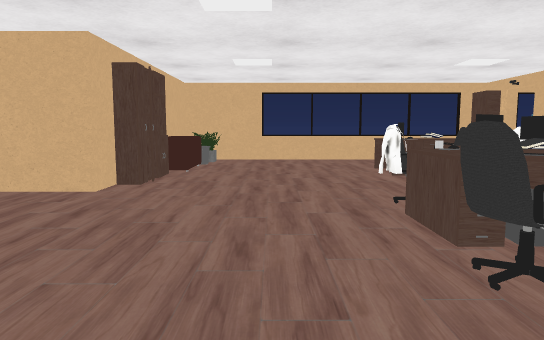
view 1 (above)

22 first-person views from a walk through a scene from a Unity 3-D project. The camera is 1.2 m above the floor, tilts 6° down and sees 70° across. The floor is counted in squares, 2 m on a side. Each view is taken from the middle of a square. On the plan, view 1 faces up. The plan holds only what a view shows up to about 11 squares ahead; the rest is blank. The player is left out. Some animated figures are not drawn. Door leaves are left out, so doorways stand open. Some surface patterns are stand-ins.

view 2
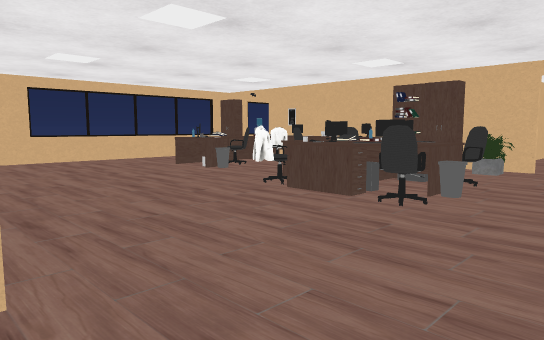

view 3
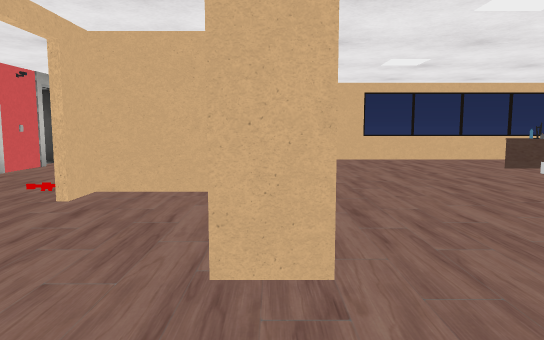

view 4
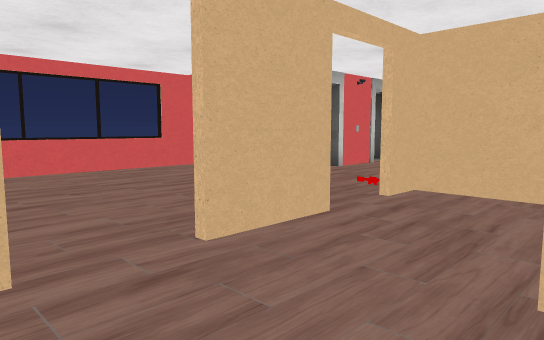

view 5
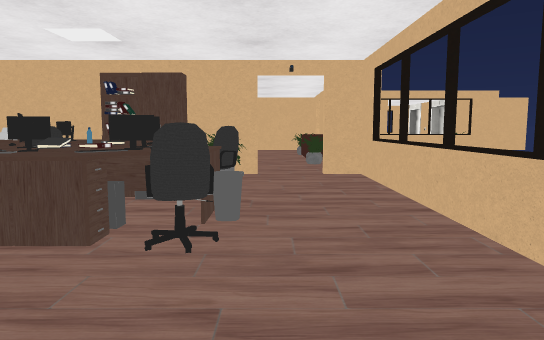

view 6
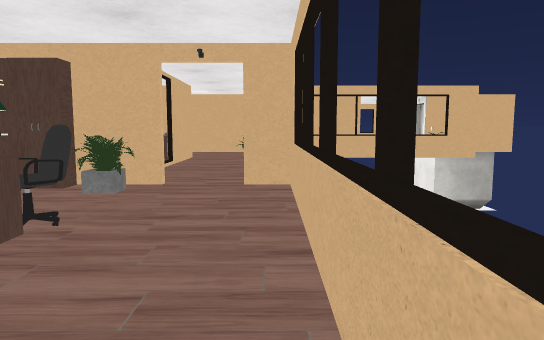

view 7
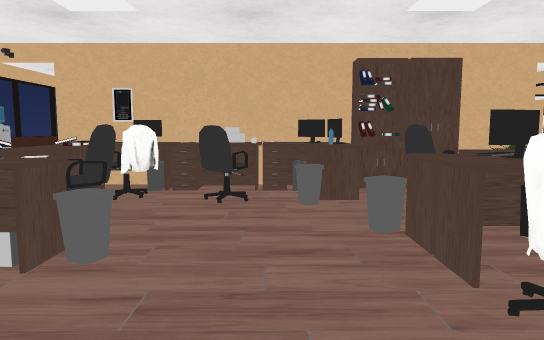

view 8
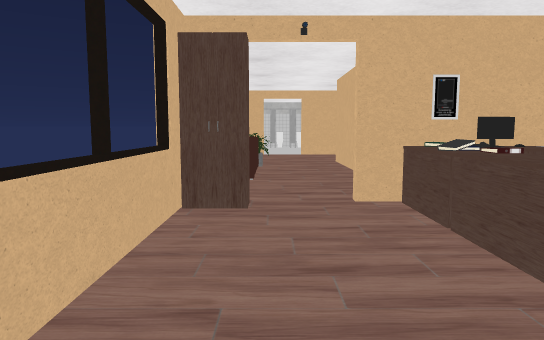

view 9
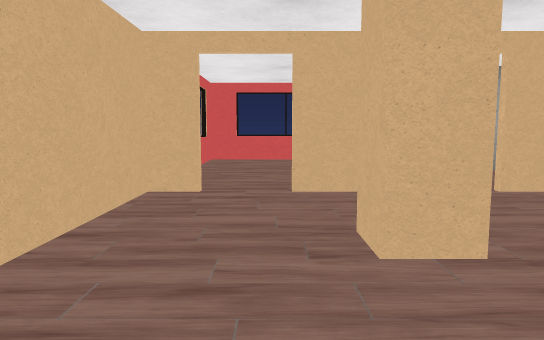

view 10
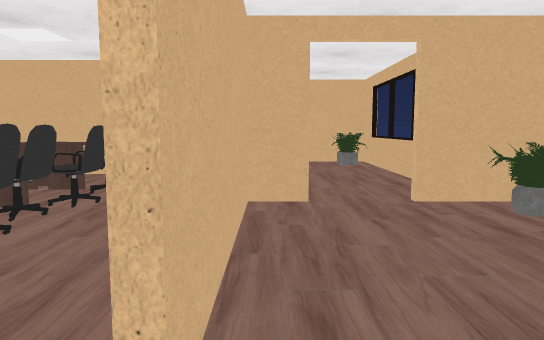

view 11
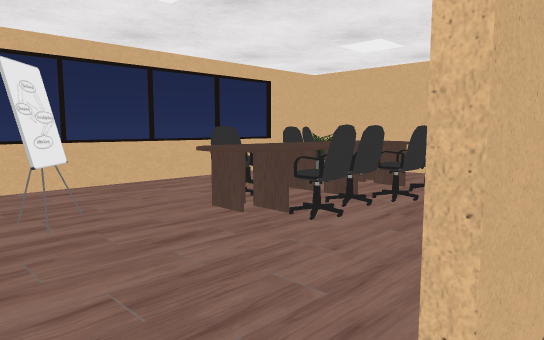

view 12
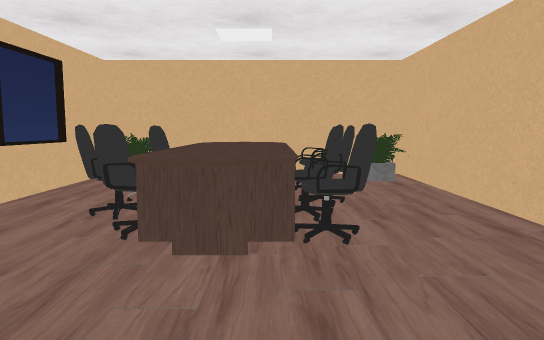

view 13
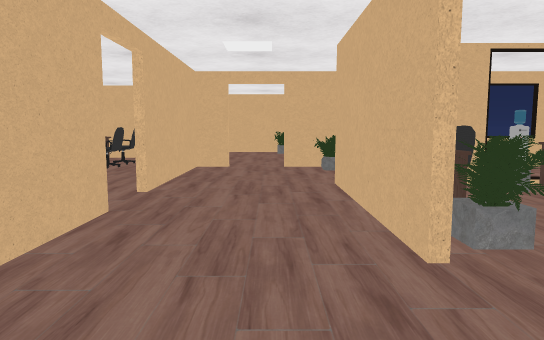

view 14
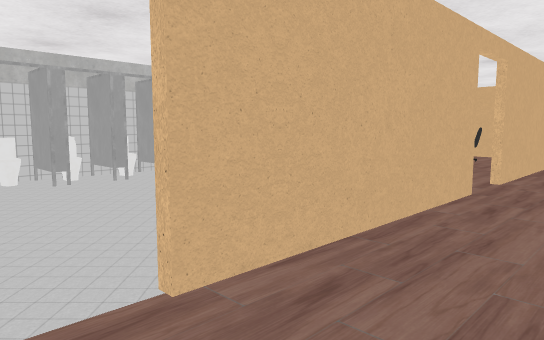

view 15
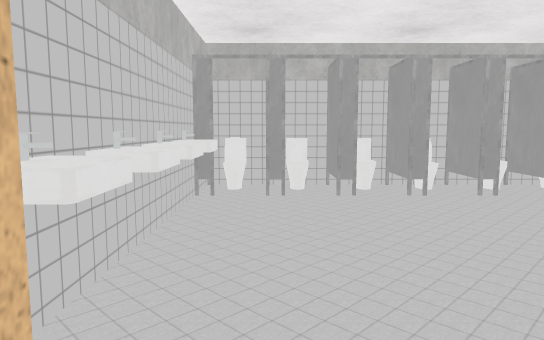

view 16
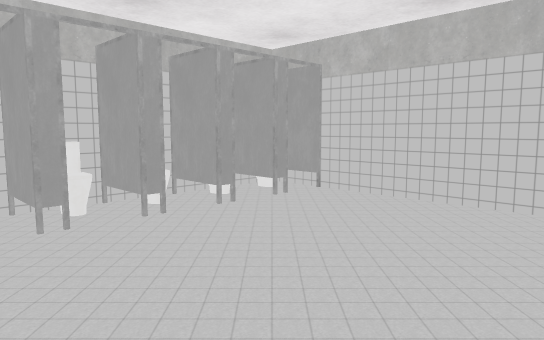

view 17
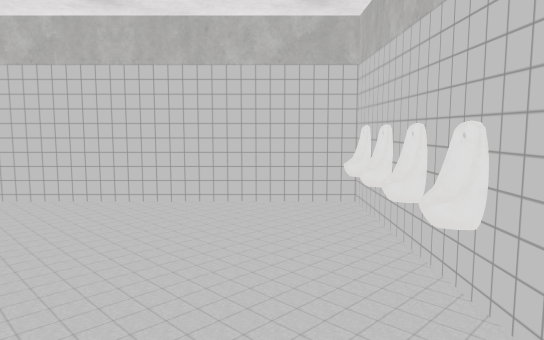

view 18
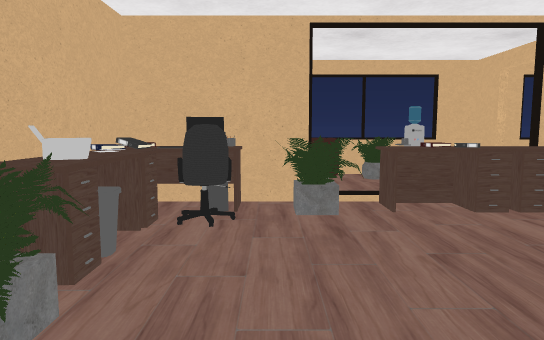

view 19
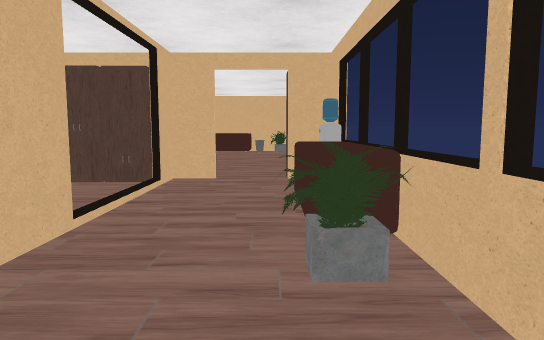

view 20
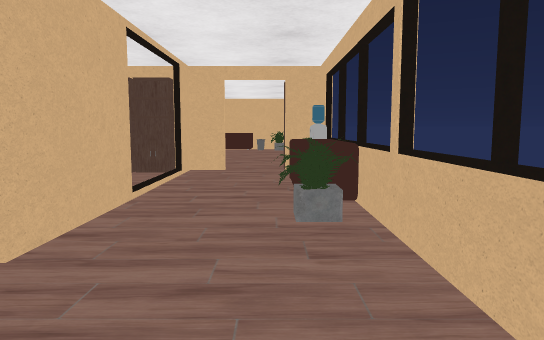

view 21
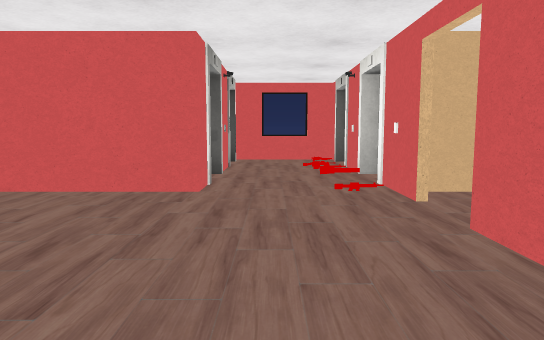

view 22
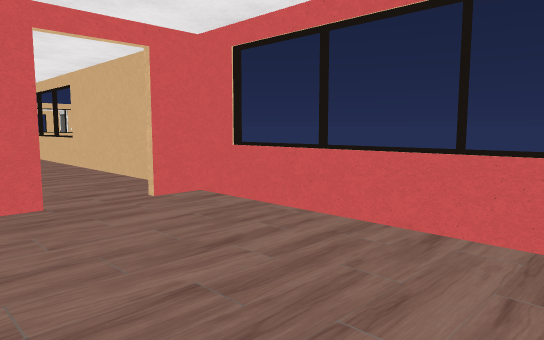

### Floor plan
Points are (right, up) in squares from view 1. A wall is a line through its corners. A room is listed if a view was taken in it or the views show most of it. See-through windows are left out.
Room 1 (views 1, 2, 3, 4, 5, 6, 7, 8, 9, 10, 11, 13, 14, 15, 16, 17, 18, 19, 20, 21, 22)
walls: (4, 7.7) (-1.7, 7.7) (-1.7, 5.5); (6.6, 5.8) (8.4, 5.8); (-3.7, 2.4) (-3.7, 1.1); (-3.8, 1.1) (-3.8, 2.4); (-3.7, 0.4) (-3.7, -0.2); (-3.8, 7.7) (-5.8, 7.7); (-3.8, -0.2) (-3.8, 0.4); (-5.7, 4.2) (-5.7, 3.7) (-7.7, 3.7) (-7.7, -0.2) (4.6, -0.2); (9.1, 7.7) (5.6, 7.7); (-5.7, 6.2) (-5.7, 5.4); (10.5, 3.8) (13.5, 3.8); (10.2, 7.1) (10.2, 7.6); (10.2, -0.2) (10.2, 2.4)
ways out: opening at (11, 3) to room 2; open door at (13, 5.5) to room 2; opening at (9, -1.5) to room 3; gap at (-8, 0)
objects: elevator (-7, 4) to (-6, 5); elevator (-7, 6) to (-6, 7); elevator (-3, 4); elevator (-3, 6); other object (-2, 2); cupboard (-2, 4); cupboard (-2, 5); sofa (-1, 6); pot (-1, 7); other object (0, 3); other object (0, 7); chair (1, 2); chair (1, 3); monitor (1, 4); bin (1, 5); bin (2, 0); table (2, 1); monitor (2, 2); bin (2, 3); chair (2, 5); other object (2, 6); other object (2, 7); other object (3, 2); monitor (3, 3); bin (3, 4); chair (3, 5); cash register (3, 6); table (3, 7); pot (4, 1); cupboard (4, 2); cupboard (4, 3); other object (4, 4); monitor (4, 5); painting (4, 6); cupboard (4, 7); water cooler (5, 0); table (5, 3); printer (5, 4); water cooler (5, 8); pot (6, 0); other object (6, 2); other object (6, 3); sofa (7, 0); pot (7, 2); chair (7, 4); sofa (7, 7); pot (8, 0); cash register (8, 1); other object (8, 2); printer (8, 3); pot (8, 4); pot (8, 7); monitor (9, 2); other object (10, 4); other object (10, 5); other object (10, 6); sink (11, 8); sink (12, 8); sink (13, 8)
Room 2 (view 12)
walls: (10.3, 0.6) (10.3, -2.2) (13.5, -2.2); (14.2, -1.2) (14.2, 2.4); (13.9, 7.7) (13.4, 7.7)
ways out: opening at (11, 3) to room 1; open door at (13, 5.5) to room 1
objects: pot (11, -2); chair (12, -1); chair (12, 0); chair (12, 1); chair (13, -1); chair (13, 0); chair (13, 1); other object (13, 2); other object (14, 4); toilet (14, 5); toilet (14, 6); toilet (14, 7)
Room 3 (no view inside)
walls: (8.3, -1.6) (8.3, -4.2) (9.5, -4.2); (10.2, -2.4) (10.2, -1)
ways out: opening at (9, -1.5) to room 1; opening at (10, -3)
objects: pot (9, -4)

Where each view was taken, in squares from view 1:
view 1: 0 up, 0 right, facing up
view 2: 0 up, 2 left, facing up-right
view 3: 0 up, 2 left, facing up
view 4: 0 up, 2 left, facing up-left
view 5: 1 up, 1 left, facing right
view 6: 0 up, 0 right, facing right
view 7: 4 up, 0 right, facing right
view 8: 7 up, 1 right, facing right
view 9: 1 up, 0 right, facing left
view 10: 3 up, 10 right, facing down
view 11: 3 up, 10 right, facing down-right
view 12: 3 up, 12 right, facing down
view 13: 6 up, 9 right, facing down
view 14: 7 up, 9 right, facing down-right
view 15: 7 up, 10 right, facing right
view 16: 7 up, 11 right, facing down-right
view 17: 7 up, 11 right, facing down
view 18: 5 up, 7 right, facing down
view 19: 7 up, 9 right, facing left
view 20: 7 up, 10 right, facing left
view 21: 0 up, 5 left, facing up
view 22: 2 up, 7 left, facing down-right
